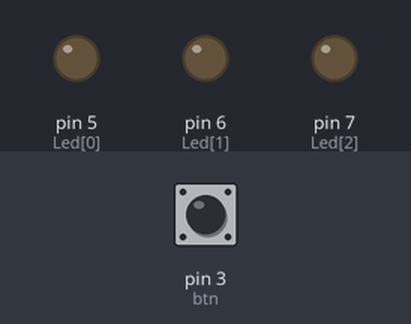
A sketch run on a simulated Arduino Uno, built with avr-gcc and run on an emulated ATmega328P. On the bench: output pins drawn as LEDs (lit = HIGH). The test bench sets the inputs (shaded band); at power-on: pin 3 (btn) LOW.

Above: at 1.2 s.
1.3 s: pin 3 (btn) pulled HIGH for 0.15 s
At 1.6 s:
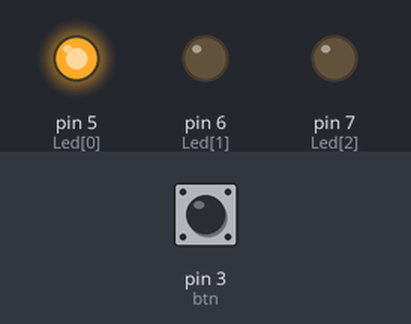
At 2.2 s:
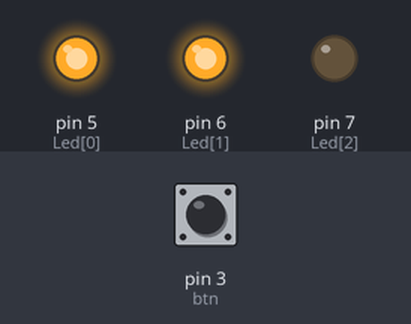
4.3 s: pin 3 (btn) pulled HIGH for 3.2 s
At 5.8 s:
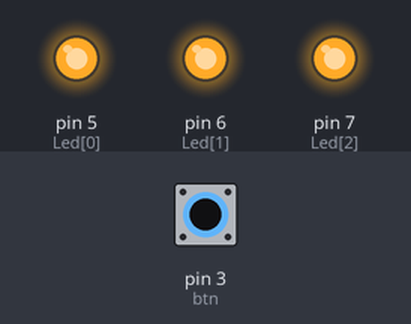
Timing chart, 0 to 10.3 s (numbered marks = the images above; inputs shaded):
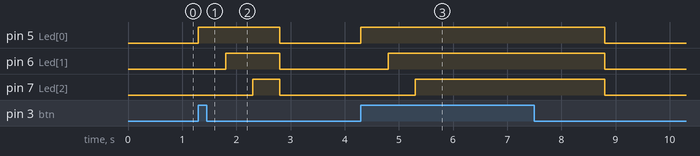

The sketch:

Devboard_0.ino
```cpp
int Led [3] = {5,6,7};
const int btn = 3;

void setup() {
  for (int i = 0; i < 3; i++){
    pinMode(Led[i], OUTPUT);
  }
  pinMode(btn, INPUT);
}

void loop() {
  if(digitalRead(btn) == HIGH){
    for ( int i = 0; i < 3; i++){
      digitalWrite(Led[i], HIGH);
      delay(500);
    }
  }else{
    for ( int i = 0; i < 3; i++){
      digitalWrite(Led[i], LOW);
    }
  }
}
```

Measured:
- after the input at 1.3 s, pin 5 (Led[0]): LOW → HIGH at once, → LOW 1.5 s later; pin 6 (Led[1]): LOW → HIGH after 0.50 s, → LOW 1.0 s later; pin 7 (Led[2]): LOW → HIGH after 1.0 s, → LOW 0.50 s later
- after the input at 4.3 s, pin 5 (Led[0]): LOW → HIGH at once, → LOW 4.5 s later; pin 6 (Led[1]): LOW → HIGH after 0.50 s, → LOW 4.0 s later; pin 7 (Led[2]): LOW → HIGH after 1.0 s, → LOW 3.5 s later
